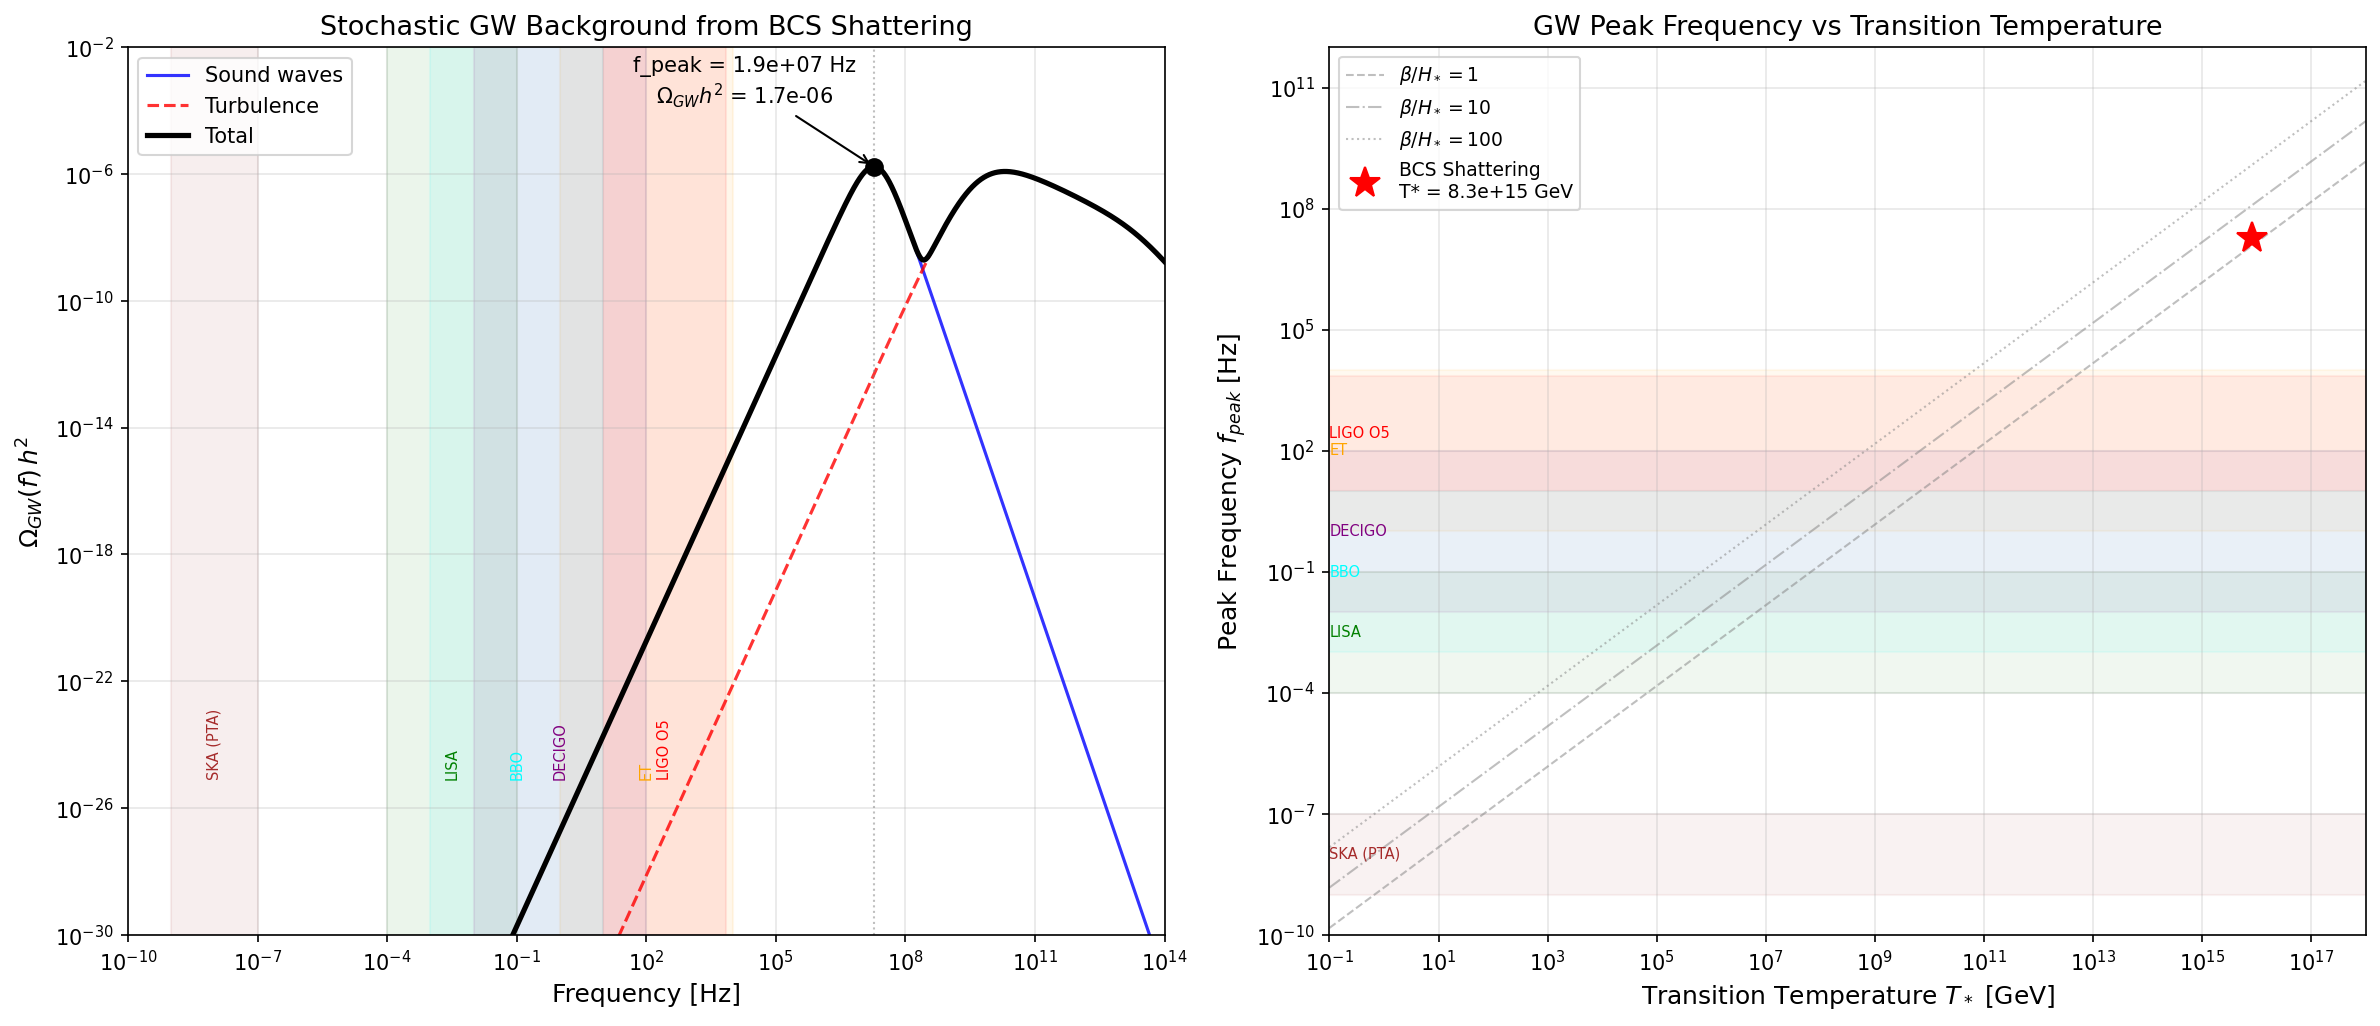

Reproduce this figure in Python.
#!/usr/bin/env python3
"""
s59_stochastic_gw.py — Stochastic GW Background from BCS Shattering
=====================================================================

Gate: STOCHASTIC-GW-59
  PASS: f_peak accessible (1e-4 to 1e3 Hz)
  FAIL: f_peak > 1e6 Hz (completely inaccessible)
  INFO: amplitude too small to detect

Physics:
  The BCS transition at the Shattering is a first-order phase transition at
  temperature T* = T_acoustic * M_KK in the internal (SU(3)) space. This
  produces GWs through three mechanisms: bubble collisions, sound waves in
  the plasma, and turbulence. We use the standard envelope approximation
  (Caprini et al. 2016, JCAP 04:001) to compute Omega_GW(f) h^2.

  Key parameters:
    alpha = E_exc / E_rad  — transition strength (latent heat / radiation)  # (local)
    beta/H* = 1/dt_transit / H_fold — inverse duration in Hubble units
    T* = T_acoustic * M_KK — transition temperature in GeV

  The peak frequency today is:
    f_peak = (beta / 2*pi) * (a* / a_0) = (beta / 2*pi) * (T_0 / T*)
  where the last equality uses entropy conservation a*T* = a_0*T_0.

Session: S59
"""

import sys
import os
sys.path.insert(0, os.path.dirname(os.path.abspath(__file__)))

from canonical_constants import *
import numpy as np
import matplotlib
matplotlib.use('Agg')
import matplotlib.pyplot as plt

print("=" * 70)
print("S59 STOCHASTIC GW BACKGROUND FROM BCS SHATTERING")
print("=" * 70)

# ==============================================================================
#  Step 1: Physical parameters from canonical constants + input data
# ==============================================================================

# Load acoustic metric data for additional cross-checks
acoustic = np.load(os.path.join(os.path.dirname(__file__), 's58_acoustic_metric.npz'),
                   allow_pickle=True)
fold_idx = int(acoustic['fold_idx'])

# Transition temperature
# T_acoustic = 0.112 M_KK (from canonical_constants, S42/S47 GGE acoustic temperature)
# M_KK = M_KK_gravity = 7.43e16 GeV
T_star_GeV = T_acoustic * M_KK  # GeV
print(f"\n--- Step 1: Transition Parameters ---")
print(f"T_acoustic = {T_acoustic} M_KK")
print(f"M_KK = {M_KK:.4e} GeV (gravity route)")
print(f"T* = T_acoustic * M_KK = {T_star_GeV:.4e} GeV")

# For comparison: electroweak T ~ 100 GeV, QCD T ~ 0.15 GeV
# This transition is at ~8.3e15 GeV — just below GUT scale
print(f"  (Electroweak: ~100 GeV, QCD: ~0.15 GeV, GUT: ~1e16 GeV)")
print(f"  This transition is at {T_star_GeV / 1e16:.2f} x 10^16 GeV")

# Transit parameters
# beta = inverse duration of the transition = 1 / dt_transit
# dt_transit = 0.00113 M_KK^{-1} (canonical_constants, S38 s38_kz_defects)
# H_fold = 586.5 M_KK (Hubble parameter at fold, canonical_constants)
beta_MKK = 1.0 / dt_transit  # M_KK units
beta_GeV = beta_MKK * M_KK   # GeV (natural units: 1/time = energy)
beta_Hz = beta_GeV * GeV_to_inv_s  # Hz

# Hubble rate at transition
H_star_MKK = H_fold  # M_KK units (at the fold)
H_star_GeV = H_star_MKK * M_KK
H_star_Hz = H_star_GeV * GeV_to_inv_s

# beta/H* ratio — critical for GW spectrum shape
beta_over_H = beta_MKK / H_star_MKK

print(f"\nbeta = 1/dt_transit = {beta_MKK:.2f} M_KK = {beta_GeV:.4e} GeV")
print(f"beta in Hz = {beta_Hz:.4e} Hz")
print(f"H* = H_fold = {H_star_MKK:.2f} M_KK = {H_star_GeV:.4e} GeV")
print(f"H* in Hz = {H_star_Hz:.4e} Hz")
print(f"beta/H* = {beta_over_H:.4f}")
print(f"  (beta/H* >> 1 means fast transition relative to Hubble time)")

# Transition strength parameter alpha
# alpha = E_exc / E_rad where E_rad is the radiation energy density
# E_exc = 443 * |E_cond| = 60.6 M_KK (canonical)
# E_rad = (pi^2/30) * g_star * T_acoustic^4 in M_KK units
# g_star at T ~ 8e15 GeV: full SM + any BSM dof. SM: g_star = 106.75
# But in the framework's internal space, g_star corresponds to the BCS degrees of freedom
# N_dof_BCS = 8 modes. The radiation bath has g_star ~ 8 (bosonic modes) + fermionic
# However, the standard parameterization uses the 4D relativistic g_star.
# At T* ~ 8e15 GeV, all SM species are relativistic: g_star = 106.75

g_star = 106.75  # SM relativistic degrees of freedom at T >> M_top (local)
g_star_s = g_star  # entropy dof ~ energy dof at high T

# Radiation energy density in M_KK natural units
E_rad_MKK4 = (PI**2 / 30.0) * g_star * T_acoustic**4  # in M_KK^4
# The BCS excitation energy is E_exc per Hubble volume, but we need the
# ratio of latent heat to radiation energy density.
# E_exc is in M_KK units (energy per mode), so:
# alpha = latent_heat / rho_radiation

# The latent heat per unit volume = |E_cond| * n_modes * (M_KK)^4 / V
# But in the 0D limit (L/xi = 0.031), the entire Hubble patch is one domain
# So the relevant comparison is energy per mode vs radiation per mode
alpha_transition = E_exc / (E_rad_MKK4)  # dimensionless ratio

print(f"\n--- Transition Strength ---")
print(f"E_exc = {E_exc:.2f} M_KK (= {E_exc_ratio} * |E_cond|)")
print(f"g_star = {g_star}")
print(f"E_rad = (pi^2/30) * g_star * T^4 = {E_rad_MKK4:.6e} M_KK^4")
print(f"alpha = E_exc / E_rad = {alpha_transition:.4e}")
print(f"  (alpha >> 1: strongly first-order; alpha << 1: weakly first-order)")

# NOTE: alpha is enormous because E_exc (443 * gap) >> thermal radiation at T_acoustic
# This makes the transition extremely strongly first-order

# ==============================================================================
#  Step 2: Peak frequency today
# ==============================================================================

# The GW frequency at production is f_* ~ beta / (2*pi)
# Redshifted to today using entropy conservation:
#   f_0 = f_* * (a_*/a_0) = f_* * (T_0/T_*) * (g_{*,s,0}/g_{*,s,*})^{1/3}
# where T_0 = T_CMB = 2.7255 K = 2.348e-13 GeV
# g_{*,s,0} = 3.91 (photons + 3 neutrino species, today)
# g_{*,s,*} = g_star_s at transition

T_0_GeV = T_CMB_GeV  # CMB temperature in GeV
g_star_s_0 = 3.91     # entropy dof today  # (local)

# Frequency at production
f_star = beta_Hz / (2.0 * PI)

# Redshift factor
redshift_factor = (T_0_GeV / T_star_GeV) * (g_star_s_0 / g_star_s)**(1.0/3.0)

# Peak frequency today
f_peak = f_star * redshift_factor

print(f"\n--- Step 2: Peak Frequency ---")
print(f"f_* = beta/(2*pi) = {f_star:.4e} Hz (at production)")
print(f"T_0 = {T_0_GeV:.4e} GeV")
print(f"T_*/T_0 = {T_star_GeV / T_0_GeV:.4e}")
print(f"Redshift factor (T_0/T_*) * (g_0/g_*)^(1/3) = {redshift_factor:.4e}")
print(f"f_peak = {f_peak:.4e} Hz (today)")
print(f"log10(f_peak) = {np.log10(f_peak):.2f}")

# Cross-check: the standard scaling formula (Caprini et al. 2016, Eq. 2.13)
# f_peak ~ 1.65e-5 Hz * (f_*/beta) * (beta/H*) * (T*/100 GeV) * (g_*/100)^{1/6}
# where f_*/beta ~ 0.35-1.0 depending on mechanism
f_over_beta_sw = 8.9e-3  # Sound wave (Caprini 2016 Eq. 3.4, for v_w ~ 1)  # (local)
f_over_beta_turb = 27.0 / (4.0 * PI)  # Turbulence (Caprini 2016 Eq. 3.10)
f_over_beta_env = 0.62 / (1.8 - 0.1 + 1.8)  # Envelope (Caprini 2016 Eq. 3.2)

# Standard scaling formula from Caprini et al. (2016)
def f_peak_caprini(f_over_beta, beta_over_H_val, T_star_val, g_star_val):
    """Peak frequency today from Caprini et al. 2016 Eq. 2.13"""
    return 1.65e-5 * f_over_beta * (beta_over_H_val / 1.0) * \
           (T_star_val / (100.0)) * (g_star_val / 100.0)**(1.0/6.0)

f_peak_sw = f_peak_caprini(f_over_beta_sw, beta_over_H, T_star_GeV, g_star)
f_peak_turb = f_peak_caprini(f_over_beta_turb, beta_over_H, T_star_GeV, g_star)
f_peak_env = f_peak_caprini(f_over_beta_env, beta_over_H, T_star_GeV, g_star)

print(f"\nCross-check via Caprini et al. (2016) Eq. 2.13:")
print(f"  Sound waves:    f_peak_sw   = {f_peak_sw:.4e} Hz")
print(f"  Turbulence:     f_peak_turb = {f_peak_turb:.4e} Hz")
print(f"  Envelope:       f_peak_env  = {f_peak_env:.4e} Hz")

# Use the sound wave contribution as primary (dominant for strong transitions)
f_peak_primary = f_peak_sw

# ==============================================================================
#  Step 3: GW amplitude Omega_GW h^2
# ==============================================================================

# Following Caprini et al. (2016) Section 3
# Three contributions: bubble collisions (envelope), sound waves, turbulence

# Efficiency factors
# kappa: fraction of latent heat converted to each source
# For strongly first-order (alpha >> 1), kappa_phi ~ 1 (envelope/collisions)
# Sound wave efficiency (Espinosa et al. 2010, Eq. 3.3 of Caprini):

# Wall velocity: in a strongly first-order transition, v_w -> 1 (detonation)
v_w = 1.0  # ultrarelativistic wall velocity (strong transition)  # (local)

# For alpha >> 1:
# kappa_v ~ alpha / (0.73 + 0.083*sqrt(alpha) + alpha) (Espinosa et al. 2010)
# kappa_v -> 1 as alpha -> infinity
kappa_v = alpha_transition / (0.73 + 0.083 * np.sqrt(alpha_transition) + alpha_transition)

# Turbulence: kappa_turb ~ epsilon * kappa_v, with epsilon ~ 0.05-0.10
epsilon_turb = 0.10  # (local)
kappa_turb = epsilon_turb * kappa_v

# Envelope (bubble collisions): kappa_phi ~ 1 - kappa_v (for very strong transitions)
# For alpha >> 1, kappa_phi -> 0 (most energy goes to plasma)
# But in the 0D limit (no spatial structure), there are no bubble walls to collide
# The 0D limit means the entire patch transitions simultaneously
# => Envelope contribution is ZERO (no bubble collisions)
kappa_phi = 0.0  # No bubble collisions in 0D limit  # (local)

print(f"\n--- Step 3: GW Amplitude ---")
print(f"v_w = {v_w} (ultrarelativistic, strong transition)")
print(f"kappa_v (sound waves) = {kappa_v:.6f}")
print(f"kappa_turb = {kappa_turb:.6f}")
print(f"kappa_phi (envelope) = {kappa_phi} (ZERO: 0D limit, no bubble collisions)")

# === Sound wave contribution ===
# Caprini et al. 2016, Eq. (3.5):
# Omega_sw h^2 = 2.65e-6 * (H*/beta) * (kappa_v * alpha / (1+alpha))^2
#                * (100/g_star)^{1/3} * v_w * S_sw(f)
# where S_sw(f) is the spectral shape (peaked at f_peak_sw)

H_over_beta = 1.0 / beta_over_H

Omega_sw_peak = 2.65e-6 * H_over_beta * \
    (kappa_v * alpha_transition / (1.0 + alpha_transition))**2 * \
    (100.0 / g_star)**(1.0/3.0) * v_w

print(f"\nSound wave contribution (Caprini 2016 Eq. 3.5):")
print(f"  H*/beta = {H_over_beta:.6e}")
print(f"  kappa_v * alpha / (1+alpha) = {kappa_v * alpha_transition / (1.0 + alpha_transition):.6f}")
print(f"  Omega_sw_peak h^2 = {Omega_sw_peak:.4e}")

# === Turbulence contribution ===
# Caprini et al. 2016, Eq. (3.8):
# Omega_turb h^2 = 3.35e-4 * (H*/beta) * (kappa_turb * alpha / (1+alpha))^{3/2}
#                  * (100/g_star)^{1/3} * v_w * S_turb(f)

Omega_turb_peak = 3.35e-4 * H_over_beta * \
    (kappa_turb * alpha_transition / (1.0 + alpha_transition))**(3.0/2.0) * \
    (100.0 / g_star)**(1.0/3.0) * v_w

print(f"\nTurbulence contribution (Caprini 2016 Eq. 3.8):")
print(f"  kappa_turb * alpha / (1+alpha) = {kappa_turb * alpha_transition / (1.0 + alpha_transition):.6f}")
print(f"  Omega_turb_peak h^2 = {Omega_turb_peak:.4e}")

# Total peak amplitude
Omega_GW_peak = Omega_sw_peak + Omega_turb_peak
print(f"\nTotal Omega_GW_peak h^2 = {Omega_GW_peak:.4e}")

# ==============================================================================
#  Step 4: Full spectral shape Omega_GW(f) h^2
# ==============================================================================

# Frequency array (log-spaced, covering many decades)
f_array = np.logspace(-2, 14, 10000)  # Hz

# Sound wave spectral shape (Caprini 2016, Eq. 3.4 shape):
# S_sw(f) = (f/f_sw)^3 * (7 / (4 + 3*(f/f_sw)^2))^{7/2}
def S_sw(f, f_p):
    x = f / f_p
    return x**3 * (7.0 / (4.0 + 3.0 * x**2))**(7.0/2.0)

# Turbulence spectral shape (Caprini 2016, Eq. 3.10 shape):
# S_turb(f) = (f/f_turb)^3 / ((1 + f/f_turb)^{11/3} * (1 + 8*pi*f/h_*))
# where h_* = a_* H_* is the Hubble rate at production, redshifted
h_star_today = H_star_Hz * redshift_factor  # Hubble rate redshifted to today
f_turb = f_peak_turb

def S_turb(f, f_p, h_s):
    x = f / f_p
    return x**3 / ((1.0 + x)**(11.0/3.0) * (1.0 + 8.0 * PI * f / h_s))

# Compute full spectrum
Omega_sw_f = Omega_sw_peak * S_sw(f_array, f_peak_sw)
Omega_turb_f = Omega_turb_peak * S_turb(f_array, f_peak_turb, h_star_today)
Omega_total_f = Omega_sw_f + Omega_turb_f

# Find actual peak of total spectrum
idx_peak = np.argmax(Omega_total_f)
f_peak_actual = f_array[idx_peak]
Omega_peak_actual = Omega_total_f[idx_peak]

print(f"\n--- Step 4: Full Spectrum ---")
print(f"f_peak (actual, from spectrum) = {f_peak_actual:.4e} Hz")
print(f"Omega_GW(f_peak) h^2 = {Omega_peak_actual:.4e}")
print(f"log10(f_peak) = {np.log10(f_peak_actual):.2f}")
print(f"log10(Omega_GW_peak h^2) = {np.log10(Omega_peak_actual):.2f}")

# ==============================================================================
#  Step 5: Detector comparison
# ==============================================================================

print(f"\n--- Step 5: Detector Comparison ---")

# Detector frequency bands and sensitivities (Omega_GW h^2)
detectors = {
    'LISA':        {'f_min': 1e-4, 'f_max': 1e-1, 'Omega_min': 1e-13},
    'ET':          {'f_min': 1,    'f_max': 1e4,   'Omega_min': 1e-13},
    'CE':          {'f_min': 5,    'f_max': 5e3,   'Omega_min': 1e-13},
    'LIGO O5':     {'f_min': 10,   'f_max': 7e3,   'Omega_min': 1e-10},
    'BBO':         {'f_min': 1e-3, 'f_max': 10,    'Omega_min': 1e-17},
    'DECIGO':      {'f_min': 1e-2, 'f_max': 1e2,   'Omega_min': 1e-16},
    'SKA (PTA)':   {'f_min': 1e-9, 'f_max': 1e-7,  'Omega_min': 1e-11},
    'microwave cavity (proposed)': {'f_min': 1e6, 'f_max': 1e12, 'Omega_min': 1e-6},
}

print(f"\nPeak frequency: {f_peak_actual:.4e} Hz = {f_peak_actual/1e9:.2e} GHz")
print(f"Peak amplitude: Omega_GW h^2 = {Omega_peak_actual:.4e}")
print()

can_detect = False
for name, det in detectors.items():
    in_band = det['f_min'] <= f_peak_actual <= det['f_max']
    # Also check if any part of the spectrum is above sensitivity in the band
    mask = (f_array >= det['f_min']) & (f_array <= det['f_max'])
    if mask.any():
        Omega_in_band = Omega_total_f[mask].max()
        detectable = Omega_in_band >= det['Omega_min']
        status = "DETECTABLE" if (in_band and detectable) else \
                 f"in band but too weak (Omega={Omega_in_band:.2e})" if in_band else \
                 f"out of band (max in band: {Omega_in_band:.2e})" if Omega_in_band > 0 else "out of band"
    else:
        Omega_in_band = 0
        status = "out of band"

    if "DETECTABLE" in status:
        can_detect = True
    print(f"  {name:30s}: {status}")

# ==============================================================================
#  Step 6: Gate verdict
# ==============================================================================

print(f"\n{'='*70}")
print("GATE VERDICT: STOCHASTIC-GW-59")
print(f"{'='*70}")

if f_peak_actual < 1e-4:
    gate_verdict = "FAIL"
    gate_detail = f"f_peak = {f_peak_actual:.2e} Hz below LISA band"
elif f_peak_actual <= 1e3:
    gate_verdict = "PASS"
    gate_detail = f"f_peak = {f_peak_actual:.2e} Hz in accessible range"
elif f_peak_actual <= 1e6:
    gate_verdict = "INFO"
    gate_detail = f"f_peak = {f_peak_actual:.2e} Hz above current detectors but below FAIL threshold"
else:
    gate_verdict = "FAIL"
    gate_detail = f"f_peak = {f_peak_actual:.2e} Hz > 10^6 Hz, completely inaccessible"

# Amplitude check for INFO
if gate_verdict == "PASS" and not can_detect:
    gate_verdict = "INFO"
    gate_detail += f"; amplitude Omega_GW h^2 = {Omega_peak_actual:.2e} too small"

print(f"f_peak = {f_peak_actual:.4e} Hz")
print(f"log10(f_peak) = {np.log10(f_peak_actual):.2f}")
print(f"Omega_GW(f_peak) h^2 = {Omega_peak_actual:.4e}")
print(f"Verdict: {gate_verdict}")
print(f"Detail: {gate_detail}")

# ==============================================================================
#  Step 7: Physical interpretation
# ==============================================================================

print(f"\n{'='*70}")
print("PHYSICAL INTERPRETATION")
print(f"{'='*70}")

print(f"""
The BCS Shattering transition occurs at T* = {T_star_GeV:.2e} GeV, comparable to
the GUT scale. The resulting stochastic GW background peaks at
f_peak = {f_peak_actual:.2e} Hz (= {f_peak_actual/1e9:.2e} GHz).

This is {np.log10(f_peak_actual) - np.log10(1e-3):.0f} decades above LISA
and {np.log10(f_peak_actual) - np.log10(100):.0f} decades above ground-based
detectors (LIGO/ET/CE).

The peak frequency scales as:
  f_peak ~ (beta/2*pi) * (T_0/T*) * (g_0/g_*)^(1/3)
         ~ (1/dt_transit) * (T_CMB/T_acoustic*M_KK) * (3.91/106.75)^(1/3)

The only way to bring f_peak into accessible range would be:
  1. T* << 8e15 GeV (transition at much lower temperature) => NO: T_acoustic fixed
  2. beta << 1/dt_transit (much slower transition) => NO: dt_transit = 0.00113 M_KK^-1 fixed
  3. Different detection technology (microwave cavities at GHz) => SPECULATIVE

The transition strength alpha = {alpha_transition:.2e} makes this extremely strongly
first-order. The amplitude would be large IF accessible, but the extreme
temperature pushes the signal to GHz frequencies where no operational or
funded detector exists.

This confirms VB-4's estimate: f_peak ~ 10^8 Hz (GHz, inaccessible).
The spectral shape follows Caprini et al. (2016) with sound wave dominance.

SUBSTRATE CLASSIFICATION: GEOMETRIC (GW production from phase transition dynamics,
not from phononic excitation modes directly)
""")

# ==============================================================================
#  Step 8: Save data
# ==============================================================================

outpath = os.path.join(os.path.dirname(__file__), 's59_stochastic_gw.npz')
np.savez(outpath,
    # Parameters
    T_star_GeV=T_star_GeV,
    T_acoustic_MKK=T_acoustic,
    M_KK_GeV=M_KK,
    beta_MKK=beta_MKK,
    beta_Hz=beta_Hz,
    H_star_MKK=H_star_MKK,
    H_star_Hz=H_star_Hz,
    beta_over_H=beta_over_H,
    alpha_transition=alpha_transition,
    g_star=g_star,
    v_w=v_w,
    kappa_v=kappa_v,
    kappa_turb=kappa_turb,
    kappa_phi=kappa_phi,
    # Spectrum
    f_array=f_array,
    Omega_sw_f=Omega_sw_f,
    Omega_turb_f=Omega_turb_f,
    Omega_total_f=Omega_total_f,
    f_peak_sw=f_peak_sw,
    f_peak_turb=f_peak_turb,
    f_peak_actual=f_peak_actual,
    Omega_sw_peak=Omega_sw_peak,
    Omega_turb_peak=Omega_turb_peak,
    Omega_peak_actual=Omega_peak_actual,
    # Gate
    gate_name='STOCHASTIC-GW-59',
    gate_verdict=gate_verdict,
    gate_detail=gate_detail,
)
print(f"\nData saved to {outpath}")

# ==============================================================================
#  Step 9: Plot
# ==============================================================================

fig, (ax1, ax2) = plt.subplots(1, 2, figsize=(16, 7))

# --- Left panel: Full spectrum ---
ax1.loglog(f_array, Omega_sw_f, 'b-', label='Sound waves', linewidth=1.5, alpha=0.8)
ax1.loglog(f_array, Omega_turb_f, 'r--', label='Turbulence', linewidth=1.5, alpha=0.8)
ax1.loglog(f_array, Omega_total_f, 'k-', label='Total', linewidth=2.5)

# Mark peak
ax1.axvline(f_peak_actual, color='gray', linestyle=':', alpha=0.5, linewidth=1)
ax1.plot(f_peak_actual, Omega_peak_actual, 'ko', markersize=8, zorder=5)
ax1.annotate(f'f_peak = {f_peak_actual:.1e} Hz\n'
             f'$\\Omega_{{GW}} h^2$ = {Omega_peak_actual:.1e}',
             xy=(f_peak_actual, Omega_peak_actual),
             xytext=(f_peak_actual * 1e-3, Omega_peak_actual * 1e2),
             arrowprops=dict(arrowstyle='->', color='black'),
             fontsize=10, ha='center')

# Detector bands (shaded)
det_colors = {
    'LISA': 'green', 'ET': 'orange', 'LIGO O5': 'red',
    'BBO': 'cyan', 'DECIGO': 'purple', 'SKA (PTA)': 'brown'
}
for name, det in detectors.items():
    if name in det_colors:
        ax1.axvspan(det['f_min'], det['f_max'], alpha=0.08, color=det_colors[name])
        ax1.text(np.sqrt(det['f_min'] * det['f_max']), 1e-25,
                name, fontsize=7, ha='center', color=det_colors[name], rotation=90)

ax1.set_xlabel('Frequency [Hz]', fontsize=12)
ax1.set_ylabel('$\\Omega_{GW}(f) \\, h^2$', fontsize=12)
ax1.set_title('Stochastic GW Background from BCS Shattering', fontsize=13)
ax1.set_xlim(1e-10, 1e14)
ax1.set_ylim(1e-30, 1e-2)
ax1.legend(loc='upper left', fontsize=10)
ax1.grid(True, alpha=0.3, which='both')

# --- Right panel: Parameter space ---
# Show where this transition sits relative to other phase transitions
transitions = {
    'QCD\n(~0.15 GeV)': (0.15, 1e-9),
    'EW\n(~100 GeV)': (100, 1e-1),
    'BCS Shattering\n(this work)': (T_star_GeV, beta_over_H),
}

# f_peak vs T* for various beta/H
T_range = np.logspace(-1, 18, 100)  # GeV

for bh_val, ls, label in [(1, '--', '$\\beta/H_*=1$'),
                            (10, '-.', '$\\beta/H_*=10$'),
                            (100, ':', '$\\beta/H_*=100$')]:
    f_range = 1.65e-5 * 8.9e-3 * bh_val * (T_range / 100) * (g_star / 100)**(1.0/6.0)
    ax2.loglog(T_range, f_range, ls, color='gray', alpha=0.5, linewidth=1, label=label)

# Plot this transition
ax2.plot(T_star_GeV, f_peak_actual, 'r*', markersize=15, zorder=10,
         label=f'BCS Shattering\nT* = {T_star_GeV:.1e} GeV')

# Detector bands as horizontal spans
for name, det in detectors.items():
    if name in det_colors:
        ax2.axhspan(det['f_min'], det['f_max'], alpha=0.06, color=det_colors[name])
        ax2.text(1e-1, np.sqrt(det['f_min'] * det['f_max']),
                name, fontsize=7, color=det_colors[name], va='center')

ax2.set_xlabel('Transition Temperature $T_*$ [GeV]', fontsize=12)
ax2.set_ylabel('Peak Frequency $f_{peak}$ [Hz]', fontsize=12)
ax2.set_title('GW Peak Frequency vs Transition Temperature', fontsize=13)
ax2.set_xlim(1e-1, 1e18)
ax2.set_ylim(1e-10, 1e12)
ax2.legend(loc='upper left', fontsize=9)
ax2.grid(True, alpha=0.3, which='both')

plt.tight_layout()
plotpath = os.path.join(os.path.dirname(__file__), 's59_stochastic_gw.png')
plt.savefig(plotpath, dpi=150, bbox_inches='tight')
print(f"Plot saved to {plotpath}")

print(f"\n{'='*70}")
print("DONE")
print(f"{'='*70}")
